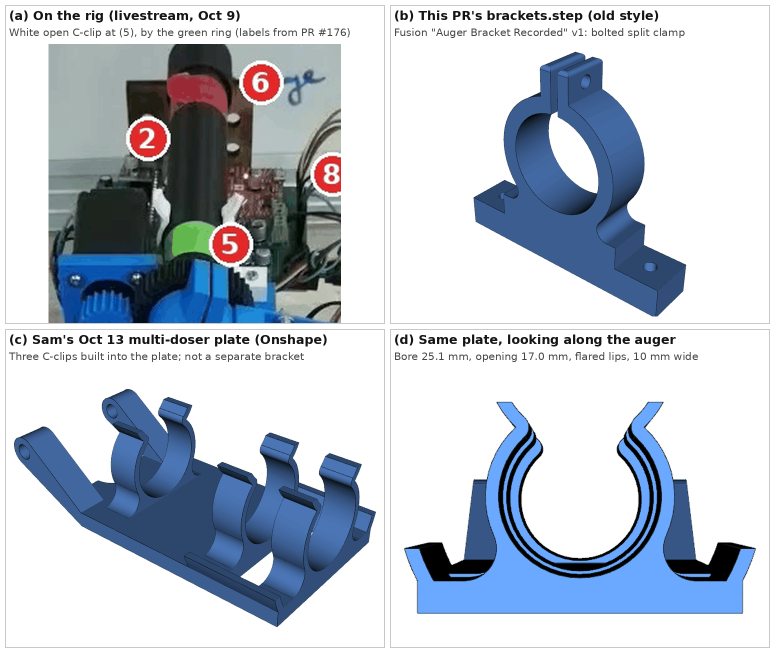
#> input picture cad/full-assembly/reference/bracket_old_vs_current.png, 1550 x 1306 px, given in place of june-render-annotated.png, which was not available (shown at 1/2 size)
$ python compare.py
#> lines starting #> are read from the running program, lines starting #| are printed output that depends on the picture; pictures that were not available may be replaced by others from this repository, and a replacement may not be noted
"""Comparison panels for the README / issue: the June figure next to the new
render, and the new outlet-end view next to the 11 Sep rig photo.

    python3 compare.py   # after build.py + annotate.py
"""
from pathlib import Path

from PIL import Image, ImageDraw, ImageFont

HERE = Path(__file__).resolve().parent
R = HERE / "renders"
REF = HERE / "reference" / "june-render-annotated.png"
PHOTO = HERE / "reference" / "rig-2026-09-11-front.jpg"
FONT = "/usr/share/fonts/truetype/crosextra/Carlito-Regular.ttf"


def _font(size):
    try:
        return ImageFont.truetype(FONT, size)
    except OSError:
        return ImageFont.load_default()


def _flat(path, h):
    im = Image.open(path).convert("RGBA")
    white = Image.new("RGBA", im.size, (255, 255, 255, 255))
    white.alpha_composite(im)
    im = white.convert("RGB")
    return im.resize((round(im.width * h / im.height), h), Image.LANCZOS)


def _trim(im, pad=12):
    """Crop a white-background image to its content plus a margin."""
    from PIL import ImageChops
    bg = Image.new("RGB", im.size, (255, 255, 255))
    box = ImageChops.difference(im, bg).getbbox()
    if not box:
        return im
    x0, y0, x1, y1 = box
    return im.crop((max(0, x0 - pad), max(0, y0 - pad),
                    min(im.width, x1 + pad), min(im.height, y1 + pad)))


def panel(images, captions, out, h=620):
    ims = [_flat(p, h) if isinstance(p, Path) else p for p in images]
    gap, cap_h = 40, 60
    W = sum(i.width for i in ims) + gap * (len(ims) + 1)
    canvas = Image.new("RGB", (W, h + cap_h + 2 * gap), "white")
    d = ImageDraw.Draw(canvas)
    x = gap
    for im, cap in zip(ims, captions):
        canvas.paste(im, (x, gap))
        tw = d.textlength(cap, font=_font(30))
        d.text((x + (im.width - tw) / 2, gap + h + 12), cap, font=_font(30), fill="black")
        x += im.width + gap
    canvas.save(out)
    print(f"  -> {out.relative_to(HERE)}")


def main():
    panel([REF, R / "assembly_iso_az090_annotated.png"],
          ["June render (issue #165 / Fig. 1a)", "Current design, same camera"],
          R / "compare_june_vs_current.png")
#> in _flat, `white = Image.new("RGBA", im.size, (255, 255, 255, 255))`: white: PIL image 1550x1306 RGBA; every value is 255
#> in _flat, im is the input picture: PIL image 1550x1306 RGB; mean R, G, B 187.9, 196.1, 207.4
#> in _flat, `return im.resize((round(im.width * h / im.height), h), Image.LANCZOS)`:
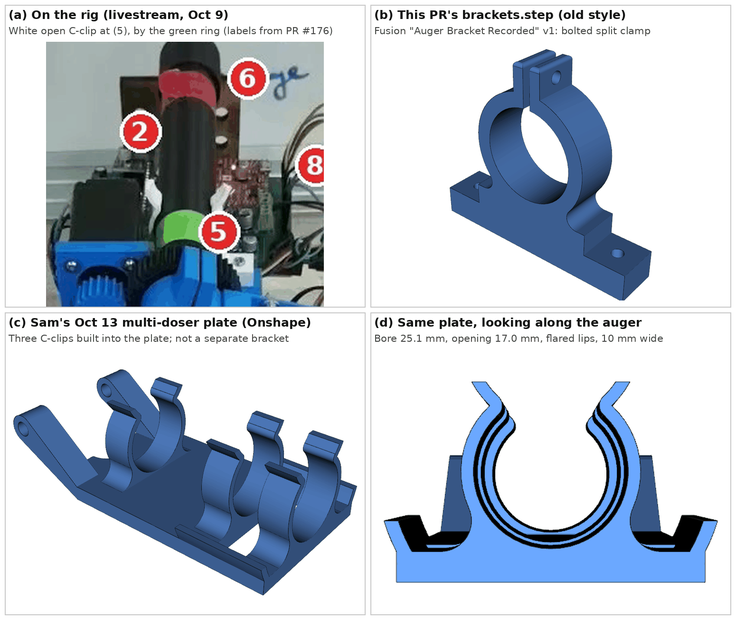
#> returned value: PIL image 736x620 RGB; mean R, G, B 187.6, 195.8, 207.1
#> call 2 of _flat, with h = 620
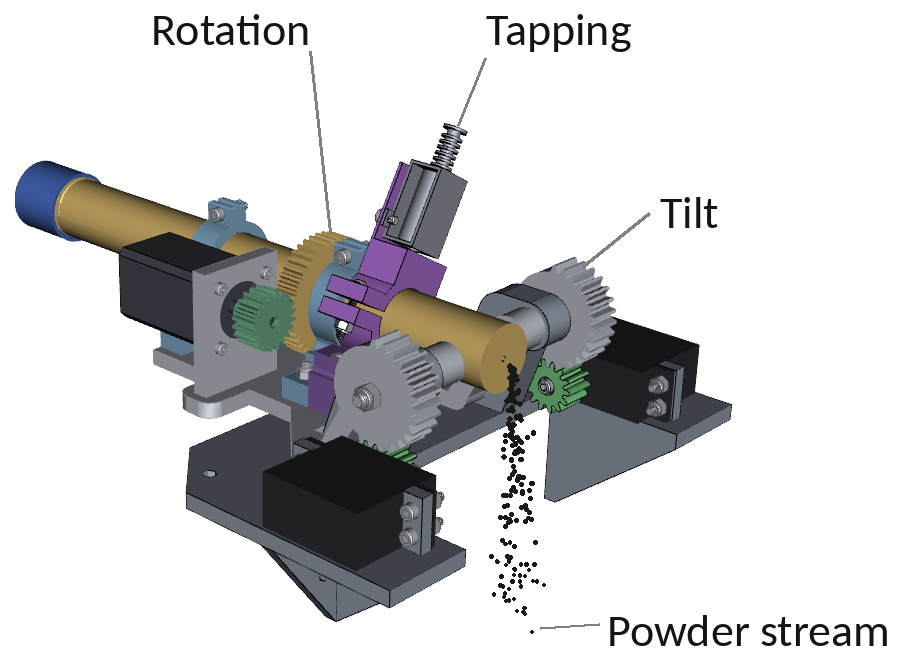
#> input picture cad/full-assembly/renders/assembly_iso_az090_annotated.png, 901 x 660 px
#> in _flat, im is the input picture: PIL image 901x660 RGBA; mean R, G, B, A 203.1, 203.2, 206, 68.7
#> in _flat (call 2), `white = Image.new("RGBA", im.size, (255, 255, 255, 255))`: white: PIL image 901x660 RGBA; every value is 255
#> in panel, `ims = [_flat(p, h) if isinstance(p, Path) else p for p in images]`: ims = 2 items
#> in panel, `W = sum(i.width for i in ims) + gap * (len(ims) + 1)`: W = 1702
#> in panel, `canvas = Image.new("RGB", (W, h + cap_h + 2 * gap), "white")`: canvas: PIL image 1702x760 RGB; every value is 255
#> the loop in panel, `for im, cap in zip(ims, captions):` made 2 passes
#> (cap, tw, x) on passes 1 to 2: ('June render (issue #165 / Fig. 1a)', 503.9, 816), ('Current design, same camera', 445.3, 1702)
#> after the loop in panel, `for im, cap in zip(ims, captions):`:
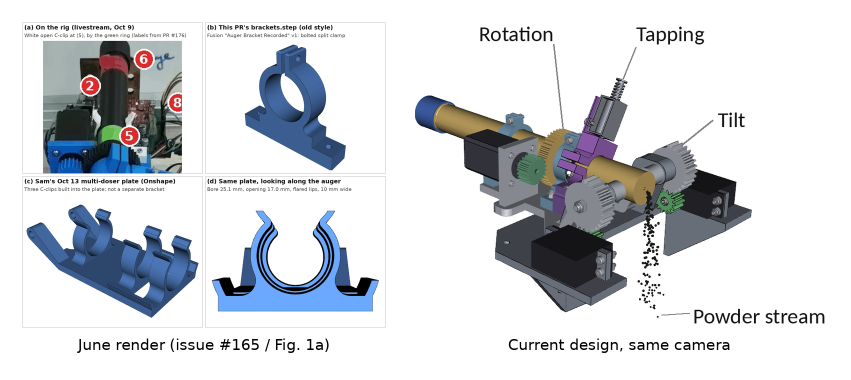
#> canvas: PIL image 1702x760 RGB (shown at 1/2 size); mean R, G, B 211.7, 214.6, 218.9
    front = _trim(_flat(R / "assembly_front_from_outlet.png", 1000))
#> call 3 of _flat, with h = 1000
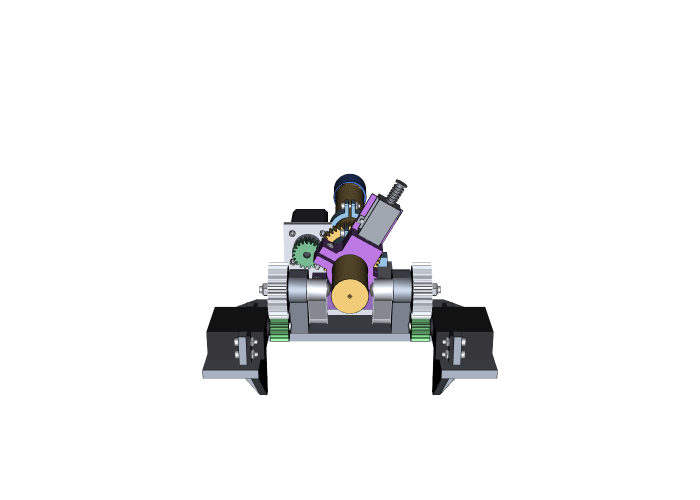
#> input picture cad/full-assembly/renders/assembly_front_from_outlet.png, 1400 x 1000 px (shown at 1/2 size)
#> in _flat, im is the input picture: PIL image 1400x1000 RGBA; mean R, G, B, A 234.9, 235, 238.2, 21.6
#> in _flat (call 3), `white = Image.new("RGBA", im.size, (255, 255, 255, 255))`: white: PIL image 1400x1000 RGBA; every value is 255
#> in _trim, `bg = Image.new("RGB", im.size, (255, 255, 255))`: bg: PIL image 1400x1000 RGB; every value is 255
#> in _trim, `box = ImageChops.difference(im, bg).getbbox()`: box = (404, 347, 996, 791)
#> in _trim, `x0, y0, x1, y1 = box`: x0 = 404; y0 = 347; x1 = 996; y1 = 791
#> in _trim, `return im.crop((max(0, x0 - pad), max(0, y0 - pad), min(im.width, x1 +..`:
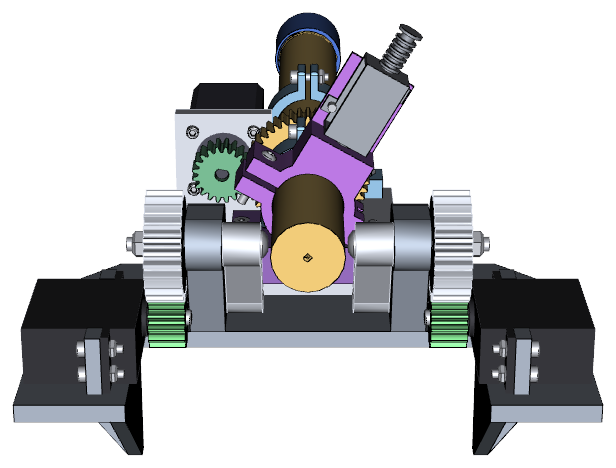
#> returned value: PIL image 616x468 RGB; mean R, G, B 193.4, 193.6, 195.8
    photo = Image.open(PHOTO).convert("RGB")
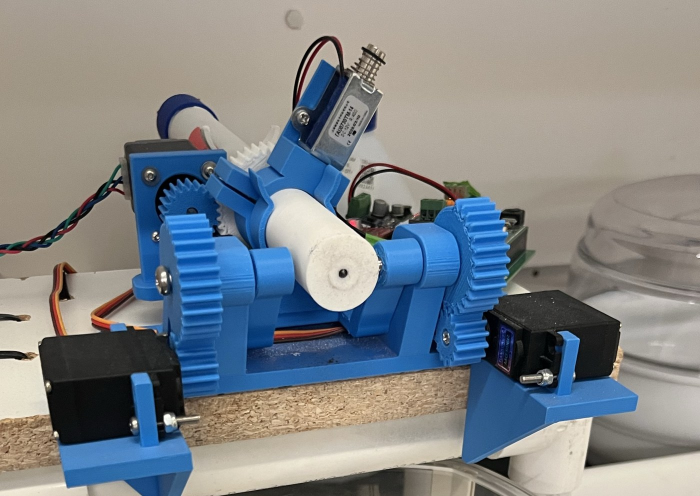
#> input picture cad/full-assembly/reference/rig-2026-09-11-front.jpg, 1400 x 992 px (shown at 1/2 size)
#> photo is the input picture: PIL image 1400x992 RGB; mean R, G, B 126.2, 131.8, 136
    h = 620
    panel([front.resize((round(front.width * h / front.height), h), Image.LANCZOS),
           photo.resize((round(photo.width * h / photo.height), h), Image.LANCZOS)],
          ["New assembly, from the outlet end", "Rig, 11 Sep 2026 (#156)"],
          R / "compare_front_vs_photo.png", h=h)
#> call 2 of panel, with h = 620
#> in panel (call 2), `canvas = Image.new("RGB", (W, h + cap_h + 2 * gap), "white")`: canvas: PIL image 1811x760 RGB; every value is 255
#> the loop in panel (call 2), `for im, cap in zip(ims, captions):` made 2 passes
#> tw on passes 1 to 2: 528.3, 372.8
#> after the loop in panel (call 2), `for im, cap in zip(ims, captions):`:
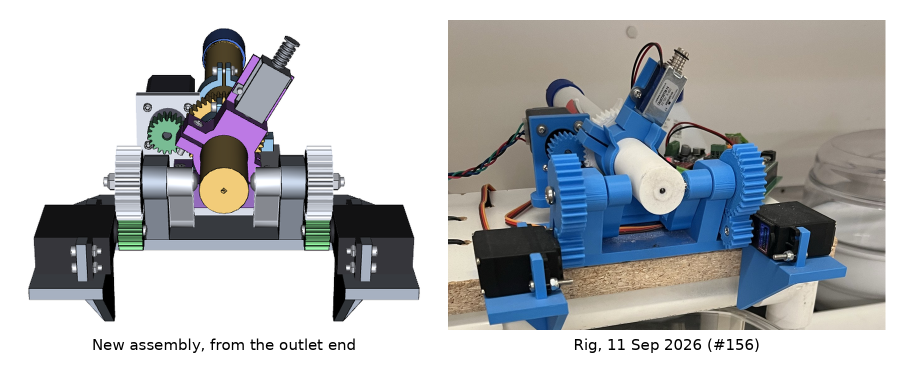
#> canvas: PIL image 1811x760 RGB (shown at 1/2 size); mean R, G, B 180.6, 182.8, 185.3
#> after the loop in panel (call 2), `for im, cap in zip(ims, captions):`: x = 1811


if __name__ == "__main__":
    main()
